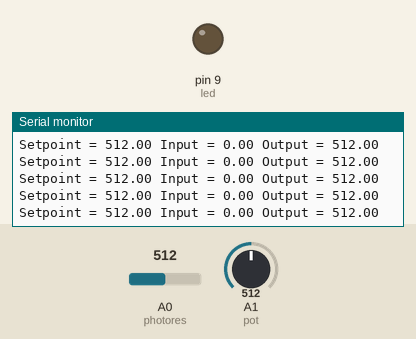
A sketch run on a simulated Arduino Uno, built with avr-gcc and run on an emulated ATmega328P. Shown: output pins drawn as LEDs (lit = HIGH), the last lines printed to the serial monitor. Inputs (shaded band) come from the test bench; at power-on: A0 (photores) = 512, A1 (pot) = 512.

Above: at 1.2 s.
1.3 s: A0 (photores) set to 111
At 1.39 s:
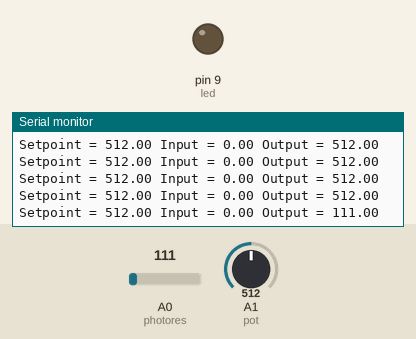
2.8 s: A0 (photores) set to 90
At 2.8 s:
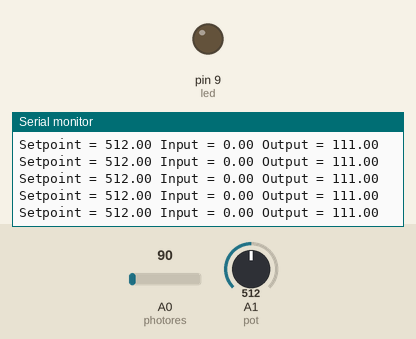
4.3 s: A1 (pot) set to 105
At 4.34 s:
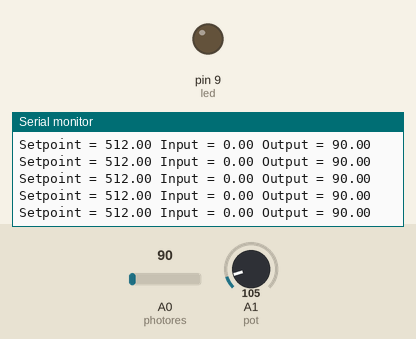
7.3 s: A1 (pot) set to 89
At 7.3 s:
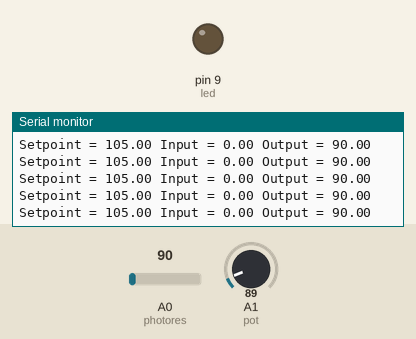
Timing chart, 0 to 10.3 s (numbered marks = the images above; inputs shaded):
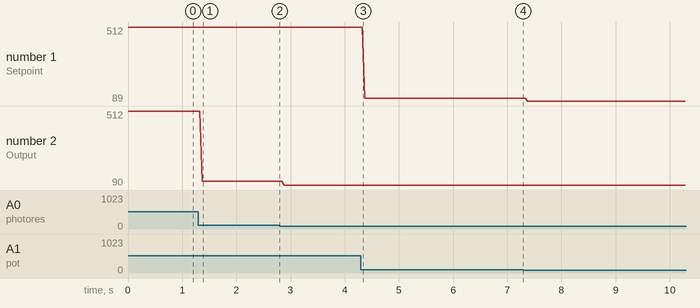

Measured:
- after the input at 1.3 s, the serial monitor: prints a new line after 0.07 s (image 1)
- plotted number 1: 512 → 105 after the input at 4.3 s, 105 → 89 after the input at 7.3 s
- plotted number 2: 512 → 111 after the input at 1.3 s, 111 → 90 after the input at 2.8 s

The sketch:

test_pid.ino
```cpp
const int photores = A0;   // LDR input pin
const int pot = A1;        // Potentiometer input pin
const int led = 9;         // LED output pin
double lightLevel;         // Indirectly store the light level

double sensed_output, setpoint, control_signal;
double Kp = 0;
double Ki = 0;
double Kd = 0;
int T = 50;

unsigned long last_time;
double total_error, last_error;

void setup() {
 pinMode(led, OUTPUT);
 pinMode(photores, INPUT);
 pinMode(pot, INPUT);
 Serial.begin(9600);
}

void loop() {
  sensed_output = analogRead(photores);                 // Read the set point
  setpoint = analogRead(pot);
  PID_Control();
  analogWrite(led, control_signal);

 Serial.print("Setpoint = ");
 Serial.print(setpoint);
 Serial.print(" Input = ");
 Serial.print(control_signal);
 Serial.print(" Output = ");
 Serial.print(sensed_output);
 Serial.print("\n");

}

void PID_Control(){
  unsigned long current_time = millis();
  int delta_time = current_time - last_time;

  if (delta_time >=T){
    double error = setpoint - sensed_output;
    total_error += error;
    if (total_error >= 255) total_error = 255;
    else if (total_error <= 0) total_error = 0;
    double delta_error = error - last_error;

    control_signal = Kp*error + Ki*total_error + (Kd/T)*delta_error;
    if (control_signal >= 255) control_signal = 255;
    else if (control_signal <= 0) control_signal = 0;
    last_error = error;
    last_time = current_time;

  }
}
```
